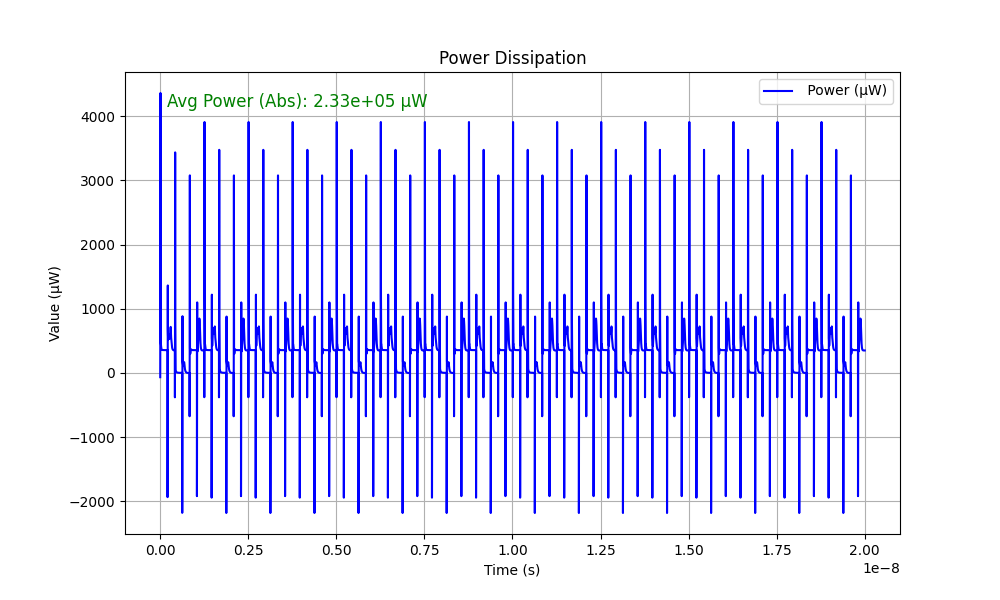

Here is the Python script that generated this plot:
import pandas as pd
import numpy as np
import matplotlib.pyplot as plt

def plot_signal_with_avg_power(csv_file_path):
    # Load the CSV data
    data = pd.read_csv(csv_file_path)
    
    # Extract the time and signal values
    time = data.iloc[:, 0]

    power_values_1 = data.iloc[:, 1]
    power_values_2 = data.iloc[:, 3]
    power_values_3 = data.iloc[:, 5]

   # Sum the three power values
    total_power = power_values_1 + power_values_2 + power_values_3

    # Convert the summed power values from watts (W) to micro-watts (µW)
    total_power_microwatts = total_power * 1e6
    power_values_1_microwatts = power_values_1 * 1e6
    power_values_2_microwatts = power_values_2 * 1e6
    power_values_3_microwatts = power_values_3 * 1e6

    # Calculate absolute values and create two sets for positive and negative values
    absolute_total_power_microwatts = np.abs(total_power_microwatts)

    absolute_power_values_1_microwatts = np.abs(power_values_1_microwatts)
    absolute_power_values_2_microwatts = np.abs(power_values_2_microwatts)
    absolute_power_values_3_microwatts = np.abs(power_values_3_microwatts)

    # Calculate absolute values and create two sets for positive and negative values
    absolute_total_power_microwatts = np.abs(total_power_microwatts)
    positive_total_power_microwatts = np.where(total_power_microwatts >= 0, total_power_microwatts, 0)
    negative_total_power_microwatts = np.where(total_power_microwatts < 0, -total_power_microwatts, 0)

    # Calculate average power for the absolute values in µW
    average_absolute_total_power_microwatts = np.mean(absolute_total_power_microwatts**2)

    # Plotting the absolute values with different colors for positive and negative values
    plt.figure(figsize=(10, 6))
    
    # If you wish to see just the power
    plt.plot(time, total_power_microwatts, label=' Power (µW)', color='b') 
    
    # plt.plot(time, positive_total_power_microwatts, label='Operating Power (µW)', color='b')
    # plt.plot(time, negative_total_power_microwatts, label='Leakage Power (µW)', color='r')
    plt.title('Power Dissipation')
    plt.xlabel('Time (s)')
    plt.ylabel('Value (µW)')  # Y-axis in Micro-Watts
    plt.grid(True)
    plt.legend()

    # Display the average power as text on the plot
    plt.text(time.iloc[-1] * 0.01, max(absolute_total_power_microwatts) * 0.95, f'Avg Power (Abs): {average_absolute_total_power_microwatts:.2e} µW', fontsize=12, color='green')    # Save the plot before showing it
    plt.savefig('power_dissipation.png')

    # Show the updated plot
    plt.show()

# Example usage with the uploaded CSV file
# csv_file_path = 'tb_TSPC_FF_comp_sw_divide3_7.csv'
csv_file_path = 'tb_TSPC_FF_ratioed_divide3_4.csv'
plot_signal_with_avg_power(csv_file_path)
